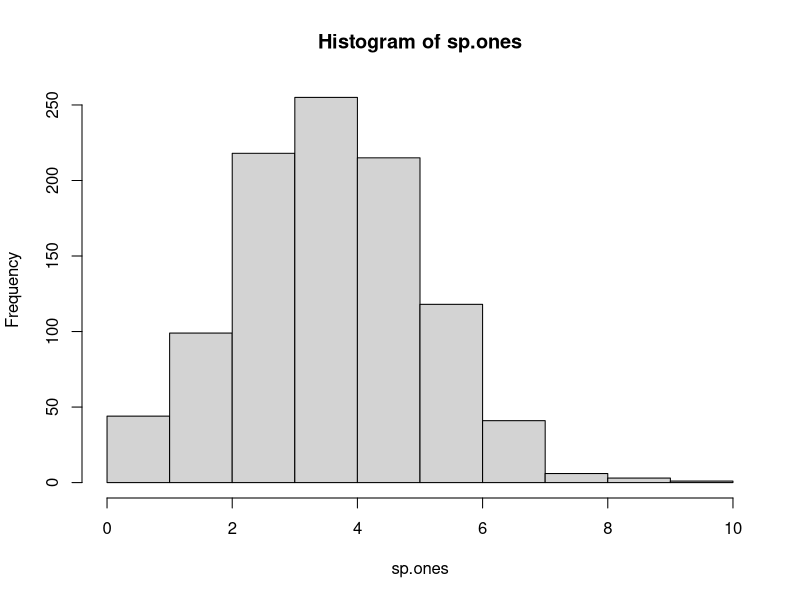
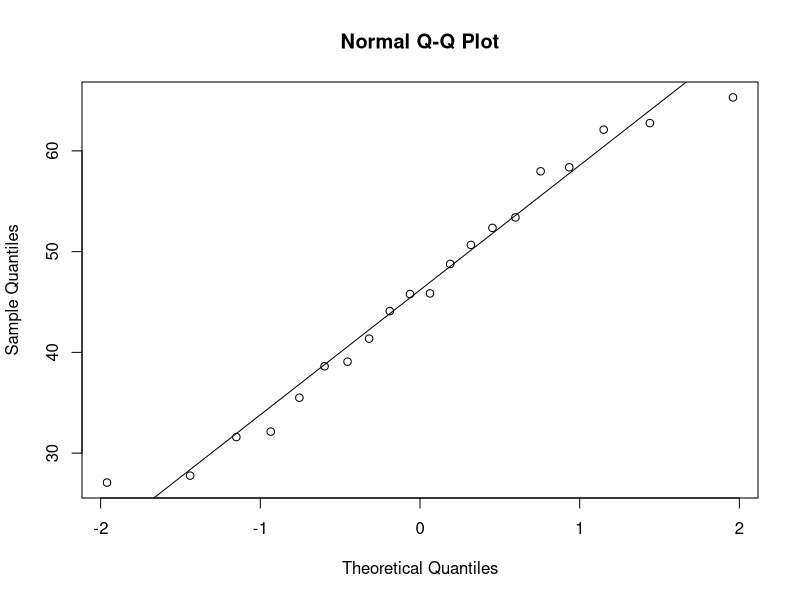

Generate these figures, in order, with R:
## ---- chunk 1
chooseCRANmirror(graphics = F, ind = 1)
knitr::opts_chunk$set(echo = T)
## ---- chunk 2
pop.size = 1E4
# probability of a success
prob.y = 0.4
sp.size = 10
# number of samples
sps <- 1E3
# construct the population
pop.entries <- c(rep("y", pop.size * prob.y), rep("n", pop.size * (1 - prob.y)))
# computing the number of successes in each sample
set.seed(12345)
# generate 1000 random samples with a sample size of 10
sp.ones <-  replicate(sps, sum(sample(pop.entries, sp.size, replace = F) == "y"))
# analyzing the simulation results
hist(sp.ones)
prop.table(table(sp.ones))
mean(sp.ones)
sd(sp.ones)
## ---- chunk 3
pop.size <-  50
# construct the population
pop.entries <- c(rep("y", pop.size * prob.y), rep("n", pop.size * (1 - prob.y)))
# sampling without replacement
set.seed(12345)
sp.ones <- replicate(sps, sum(sample(pop.entries, sp.size, replace = F) == "y"))
# analyzing the simulation resultshist(sp.ones)
prop.table(table(sp.ones))
mean(sp.ones)
sd(sp.ones)
## ---- chunk 4
x <- 65
mean <- 50
sd <- 12
# density function value f(x)
dnorm(x, mean, sd)
# P(X < x)
pnorm(x, mean, sd)
# P (X > x)
pnorm(x, mean, sd, lower.tail = F)
# P(0.5x < X < x)
pnorm(x, mean, sd) - pnorm(0.5*x, mean, sd)
# y such that P(X < y) = 0.75
prob <- 0.75
qnorm(prob, mean, sd)
# y such that P(X > y) = 0.9
prob <- 0.9
qnorm(prob, mean, sd, lower.tail = F)
# generate ten random numbers
size <- 10
rnorm(size, mean, sd)
## ---- chunk 5
size  <-  20
normdata <- rnorm(size, mean, sd)
# producing a normal qqplot (quantile-quantile plot) to check # normality; the distribution is normal if the points are close to form a straight line.  
qqnorm(normdata)
# add a "theoretical" line
qqline(normdata)
